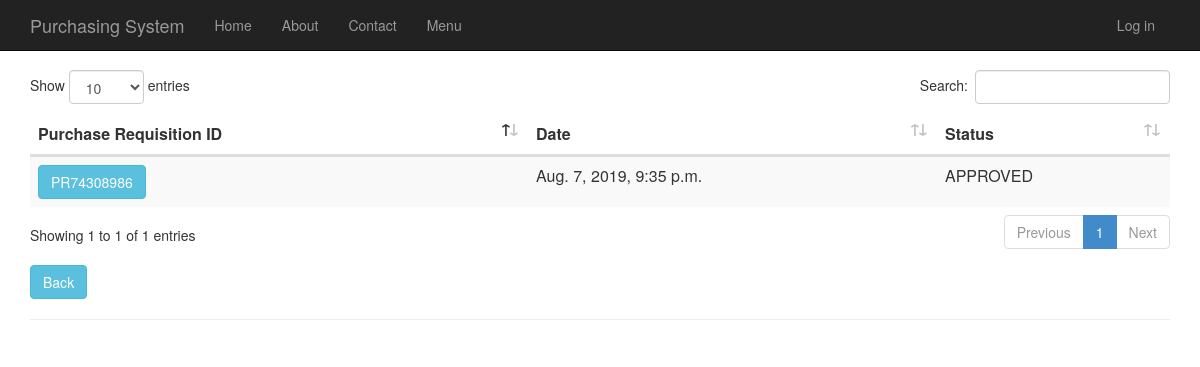
The app's page /purchaserequisitionhistory, older data.
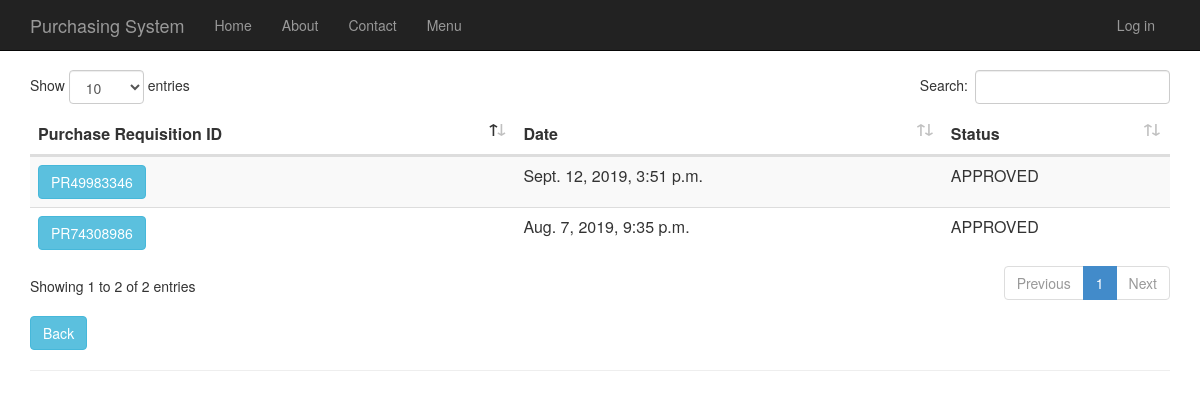
The same page, newer data.
### PurchaseRequisition/models.py (models this page shows)
class PurchaseRequisition(models.Model):
    pr_id= models.CharField(max_length=10, primary_key=True) #takes character
    description= models.TextField(null=True,default=None, blank=True)
    time_created= models.DateTimeField()
    total_price= models.DecimalField(max_digits=10, decimal_places=2, default=Decimal('0.00'))
    status= models.TextField(max_length=10, default="Pending")
    person_id = models.ForeignKey(Person)
    def __str__(self):
        return str(self.pr_id)

### PurchaseRequisition/views.py (the view)
# urls.py: url(r'^purchaserequisitionhistory', PurchaseRequisition.views.purchaserequisitionhistory, name="purchase_requisition_history"),
def purchaserequisitionhistory(request):
    purchase_requisitions = PurchaseRequisition.objects.all()
    print(purchase_requisitions)
    context = {
            'title':'Purchase Requisition History',
            'rows':purchase_requisitions
        }
    return render(request,'PurchaseRequisition/purchaserequisitionhistory.html',context)

### PurchaseRequisition/templates/PurchaseRequisition/purchaserequisitionhistory.html
﻿{% extends "app/layout.html" %}
{% block content %}
<div class="purchaseorderhistory margintop" action="menu" >
    <form action="purchaserequisitionhistorydetails" method="GET">
        <table id="datatable" class="table table-striped margintop">
          <thead>
            <tr>
              <th scope="col">Purchase Requisition ID</th>
              <th scope="col">Date</th>
              <th scope="col">Status</th>
            </tr>
          </thead>
          <tbody>
              {% for r in rows %}
            <tr>
                 <td><button type="submit" name="pr_id" value="{{r.pr_id}}" class="btn btn-info" >{{r.pr_id}}</button></td>
                 <td>{{r.time_created}}</td>
                 <td>{{r.status}}</td>
            </tr>
              {% endfor %}
          </tbody>
        </table>
    </form>
       <form action="menu">
        <div class="margintop">
            <button type="submit" class="btn btn-info" >Back</button>
        </div>
    </form>
</div>
{% endblock %}

Row changes from the older to the newer data that the page shows:
added PurchaseRequisition: pr_id "PR49983346", time_created "Sept. 12, 2019, 3:51 p.m.", status "APPROVED"
Text that changed along with them:
text written by a page script: "Show entries Search: Showing 1 to 1 of 1 entries Previous 1 Next" → "Show entries Search: Showing 1 to 2 of 2 entries Previous 1 Next"
